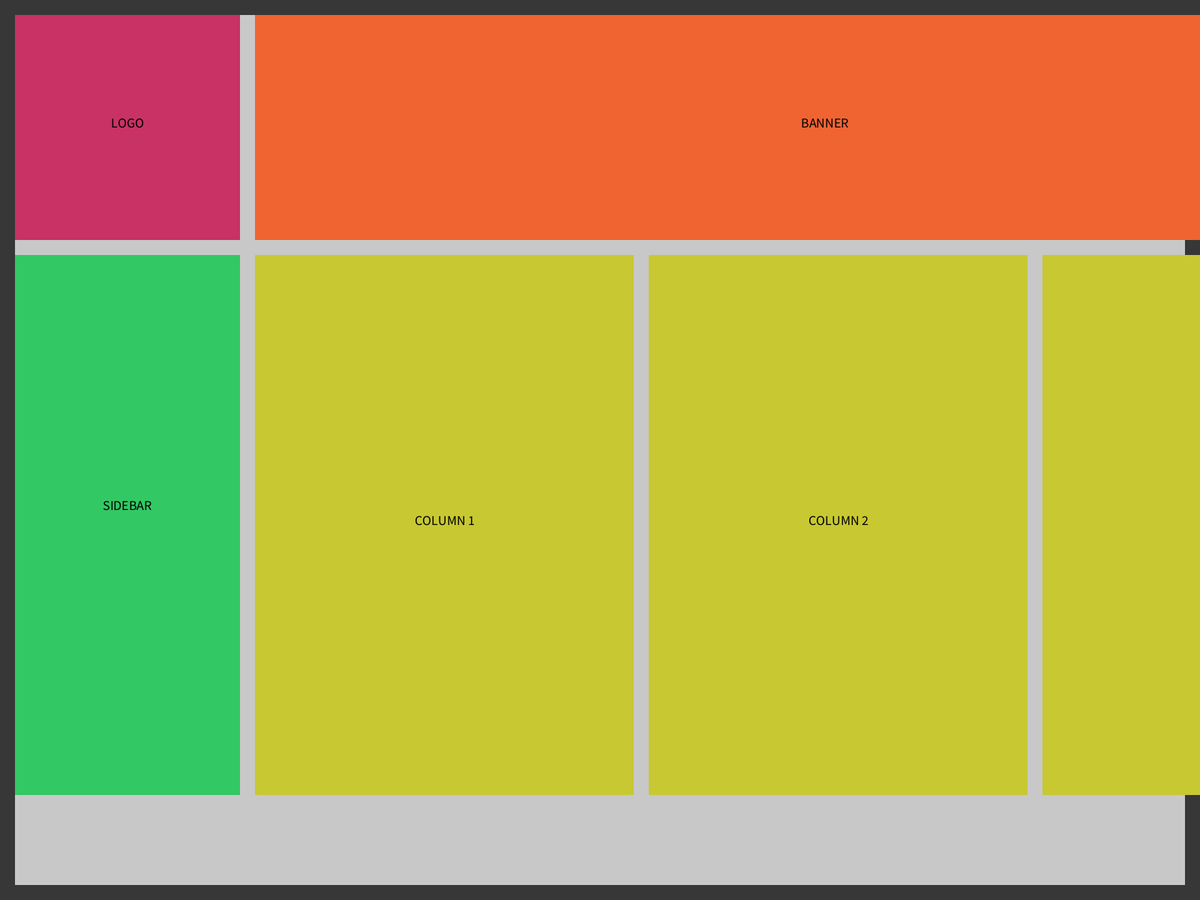
Frame 1 (no input)
Frame 60 (the mouse pressed at the canvas centre just before this capture): identical to frame 1, image omitted
Frame 120 (the mouse held since frame 60 and released just before this capture): identical to frame 1, image omitted

The Processing sketch that drew this single still picture (run headless with seeded random() and noise(); from frame 60 on, the mouse is pressed at the canvas centre):

// Processing sketch: Layouts
// ── Layouts.pde
// Disseny de la maquetació de l'App TRIVIO
// Establir les zones comunes entre pantalles.

void setup(){
  fullScreen();                       // Pantalla completa
  noStroke();                         // Sense bordes
  textAlign(CENTER); textSize(18);   // Alineació i mida del text
}

void draw(){
  
  background(55);    // Color de fons
   
  // Zona Principal
  fill(200);
  rect(marginH, marginV, width - marginH*2, height - marginV*2);
  
  // Zona Logo
  fill(200,50,100);
  rect(marginH, marginV, logoWidth, logoHeight);
  fill(0);
  text("LOGO", marginH + logoWidth/2, marginV + logoHeight/2);
  
  // Zona Sidebar
  fill(50,200,100);
  rect(marginH, 2*marginV + logoHeight, sidebarWidth, sidebarHeight);
  fill(0);
  text("SIDEBAR", marginH + sidebarWidth/2, marginV + logoHeight + sidebarHeight/2);
  
  // Zona Banner
  fill(240, 100, 50);
  rect(2*marginH + logoWidth, marginV, bannerWidth, bannerHeight);
  fill(0);
  text("BANNER", marginH + logoWidth + bannerWidth/2, marginV + bannerHeight/2);
  
  
  // Zona Columnes 1, 2 i 3
  fill(200, 200, 50);
  rect(2*marginH + sidebarWidth, 2*marginV + bannerHeight, columnWidth, columnHeight);
  fill(0);
  text("COLUMN 1", 2*marginH + sidebarWidth +columnWidth/2, 2*marginV + bannerHeight + columnHeight/2);
  
  fill(200, 200, 50);
  rect(3*marginH + sidebarWidth + columnWidth, 2*marginV + bannerHeight, columnWidth, columnHeight);
  fill(0);
  text("COLUMN 2", 3*marginH + sidebarWidth + columnWidth +columnWidth/2, 2*marginV + bannerHeight + columnHeight/2);
  
  fill(200, 200, 50);
  rect(4*marginH + sidebarWidth + 2*columnWidth, 2*marginV + bannerHeight, columnWidth, columnHeight);
  fill(0);
  text("COLUMN 3", 4*marginH + sidebarWidth + 2*columnWidth +columnWidth/2, 2*marginV + bannerHeight + columnHeight/2);
  
  println("X: "+mouseX+", Y:"+mouseY);
  
}

// ── Layout.pde
// APP LAYOUT 
// Valors de posicionament de blocs


// Marges Horitzontal i Vertical
float marginH = 20,
      marginV = 20;

// Dimensions Zona Lateral
float sidebarWidth  = 300, 
      sidebarHeight = 720;

// Dimensions Logo
float logoWidth  = 300, 
      logoHeight = 300;
      
// Dimensions Banner
float bannerWidth  = 1560, 
      bannerHeight = 300;
      
// Dimensions Columnes
float columnWidth  = 505,
      columnHeight = 720;
